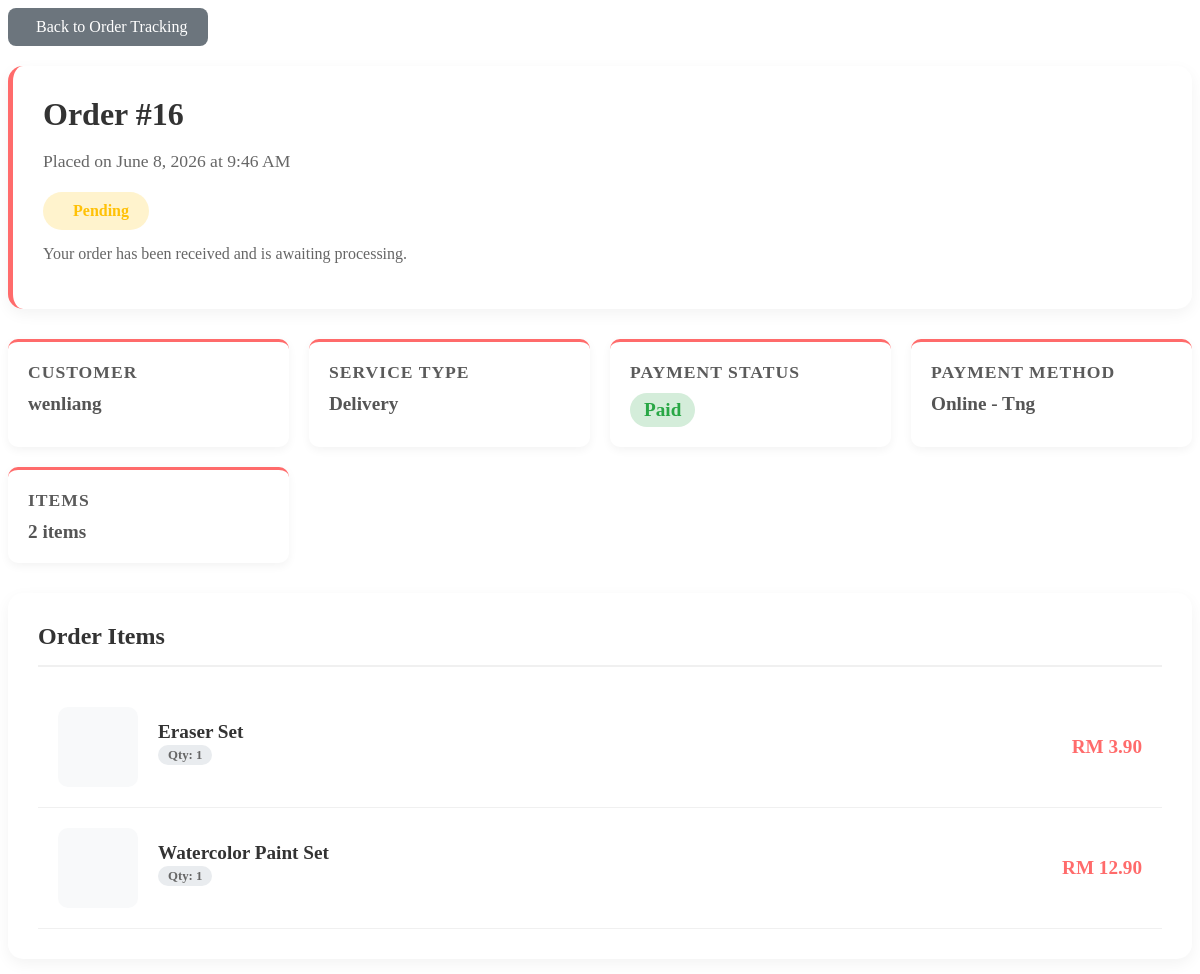
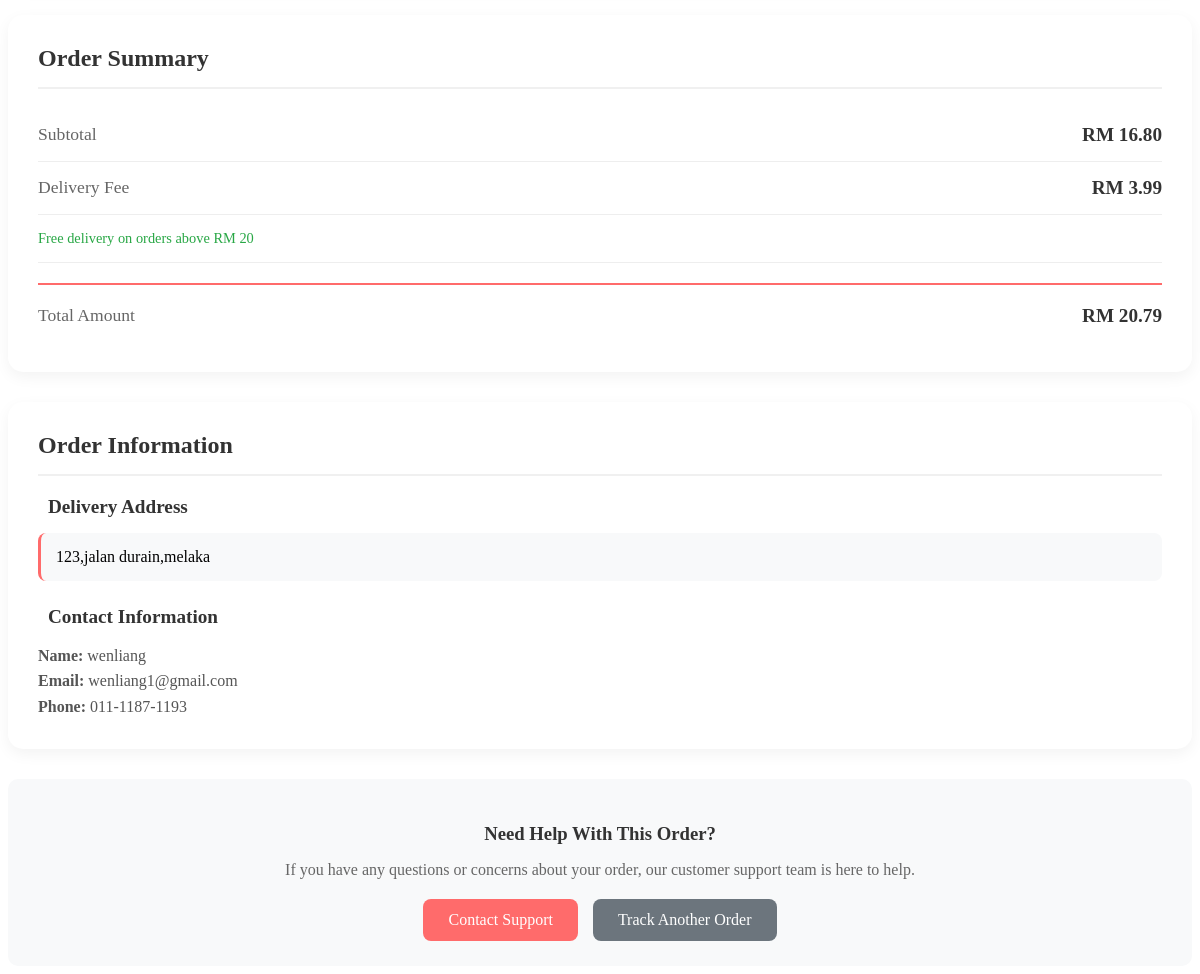
Screenshot of /order-details.php?id=16 with the database file from the repository (2 pictures, top to bottom).
### tables this page shows
CREATE TABLE `orders` (
  `id` int(11) NOT NULL,
  `user_id` int(11) DEFAULT NULL,
  `order_date` timestamp NOT NULL DEFAULT current_timestamp(),
  `total_price` decimal(10,2) NOT NULL,
  `status` enum('pending','processing','completed','cancelled') DEFAULT 'pending',
  `delivery_address` text DEFAULT NULL,
  `payment_method` varchar(50) DEFAULT NULL,
  `customer_name` varchar(100) DEFAULT NULL,
  `customer_email` varchar(100) DEFAULT NULL,
  `customer_phone` varchar(20) DEFAULT NULL,
  `delivery_method` varchar(50) DEFAULT NULL
);

CREATE TABLE `order_items` (
  `id` int(11) NOT NULL,
  `order_id` int(11) DEFAULT NULL,
  `product_id` int(11) DEFAULT NULL,
  `quantity` int(11) NOT NULL,
  `price` decimal(10,2) NOT NULL
);

CREATE TABLE `products` (
  `id` int(11) NOT NULL,
  `name` varchar(100) NOT NULL,
  `description` text DEFAULT NULL,
  `price` decimal(10,2) NOT NULL,
  `category_id` int(11) DEFAULT NULL,
  `image` varchar(255) DEFAULT 'default.jpg',
  `available` tinyint(1) DEFAULT 1
);

### order-details.php (the view, shortened to what this page needs)
<?php
$order_id = intval($_GET['id']);
$sql = "SELECT o.*,
               u.username, u.email as user_email,
               COUNT(oi.id) as item_count,
               SUM(oi.quantity * oi.price) as calculated_total
        FROM orders o
        LEFT JOIN users u ON o.user_id = u.id
        LEFT JOIN order_items oi ON o.id = oi.order_id
        WHERE o.id = $order_id
        GROUP BY o.id";
$result = mysqli_query($conn, $sql);
    ?>
    <?php
$order = mysqli_fetch_assoc($result);
    ?>
    <?php
$items_sql = "SELECT oi.*, p.name as product_name, p.image as product_image
              FROM order_items oi
              LEFT JOIN products p ON oi.product_id = p.id
              WHERE oi.order_id = $order_id";
$items_result = mysqli_query($conn, $items_sql);
$order_items = [];
$items_total = 0;
if ($items_result) {
    while($item = mysqli_fetch_assoc($items_result)) {
        $order_items[] = $item;
        $items_total += $item['quantity'] * $item['price'];
    }
}
$order_date = date('F j, Y \a\t g:i A', strtotime($order['order_date']));
$display_order_status = ($order['status'] === 'paid') ? 'pending' : $order['status'];
$payment_method_text = strtolower($order['payment_method'] ?? '');
if ($display_order_status === 'cancelled') {
    $payment_status = 'Refunded';
    $payment_color = '#dc3545';
    $payment_bg = '#f8d7da';
} elseif (strpos($payment_method_text, 'cash') !== false) {
    $payment_status = 'Pending';
    $payment_color = '#ffc107';
    $payment_bg = '#fff3cd';
} else {
    $payment_status = 'Paid';
    $payment_color = '#28a745';
    $payment_bg = '#d4edda';
}
$status_info = [
    'pending' => [
        'color' => '#ffc107',
        'bg_color' => '#fff3cd',
        'icon' => 'fas fa-clock',
        'description' => 'Your order has been received and is awaiting processing.'
    ],
    'processing' => [
        'color' => '#17a2b8',
        'bg_color' => '#d1ecf1',
        'icon' => 'fas fa-utensils',
        'description' => 'Your stationery items are currently being prepared and packed.'
    ],
    'completed' => [
        'color' => '#28a745',
        'bg_color' => '#d4edda',
        'icon' => 'fas fa-check-circle',
        'description' => 'Your order has been completed.'
    ],
    'cancelled' => [
        'color' => '#dc3545',
        'bg_color' => '#f8d7da',
        'icon' => 'fas fa-times-circle',
        'description' => 'Your order has been cancelled.'
    ]
];
$current_status = $status_info[$display_order_status] ?? $status_info['pending'];
?>
<div class="order-details-container">
    <a href="track.php" class="back-button">
        <i class="fas fa-arrow-left"></i> Back to Order Tracking
    </a>
    <div class="order-header">
        <h1 class="order-number">Order #<?php echo $order['id']; ?></h1>
        <p class="order-date">Placed on <?php echo $order_date; ?></p>
        <div class="status-badge" style="color: <?php echo $current_status['color']; ?>; background: <?php echo $current_status['bg_color']; ?>;">
            <span><?php echo ucfirst($display_order_status); ?></span>
        </div>
        <p style="margin-top: 15px; color: #666; max-width: 600px;">
            <?php echo $current_status['description']; ?>
        </p>
    </div>
    <div class="order-summary">
        <div class="summary-card">
            <h3>Customer</h3>
            <p><?php echo $order['customer_name'] ? htmlspecialchars($order['customer_name']) : ($order['username'] ? htmlspecialchars($order['username']) : 'Guest'); ?></p>
        </div>
        <div class="summary-card">
            <h3>Service Type</h3>
            <p>
                <?php
                $service_types = [
                    'delivery' => 'Delivery',
                    'takeout' => 'Takeout',
                    'dine_in' => 'Dine-in'
                ];
                echo $service_types[$order['delivery_method']] ?? 'Delivery';
                ?>
            </p>
        </div>
        <div class="summary-card">
            <h3>Payment Status</h3>
            <p>
                <span style="display:inline-block; padding:6px 14px; border-radius:20px; background: <?php echo $payment_bg; ?>; color: <?php echo $payment_color; ?>; font-weight:700;">
                    <?php echo $payment_status; ?>
                </span>
            </p>
        </div>
        <div class="summary-card">
            <h3>Payment Method</h3>
            <p><?php echo htmlspecialchars($order['payment_method'] ?: 'Not specified'); ?></p>
        </div>
        <div class="summary-card">
            <h3>Items</h3>
            <p><?php echo $order['item_count']; ?> item<?php echo $order['item_count'] != 1 ? 's' : ''; ?></p>
        </div>
    </div>
    <div class="order-items">
        <h2>Order Items</h2>
        <?php if (!empty($order_items)): ?>
            <?php foreach ($order_items as $item): ?>
                <div class="item-card">
                    <div class="item-image">
                    </div>
                    <div class="item-details">
                        <h3 class="item-name"><?php echo htmlspecialchars($item['product_name']); ?></h3>
                        <div class="item-meta">
                            <span class="item-quantity">Qty: <?php echo $item['quantity']; ?></span>
                        </div>
                    </div>
                    <div class="item-price">
                        RM <?php echo number_format($item['price'] * $item['quantity'], 2); ?>
                    </div>
                </div>
            <?php endforeach; ?>
        <?php endif; ?>
    </div>
    <div class="order-total">
        <h2 style="color: #333; margin: 0 0 20px 0; padding-bottom: 15px; border-bottom: 2px solid #f0f0f0;">Order Summary</h2>
        <div class="total-row">
            <span class="total-label">Subtotal</span>
            <span class="total-value">RM <?php echo number_format($items_total, 2); ?></span>
        </div>
        <div class="total-row">
            <span class="total-label">Delivery Fee</span>
            <span class="total-value">
                <?php
                $delivery_fee = 0;
                if ($order['delivery_method'] == 'delivery' && $items_total < 20) {
                    $delivery_fee = 3.99;
                }
                echo 'RM ' . number_format($delivery_fee, 2);
                ?>
            </span>
        </div>
        <?php if ($order['delivery_method'] == 'delivery' && $items_total < 20): ?>
            <div class="total-row">
                <span class="total-label" style="font-size: 0.9rem; color: #28a745;">
                    <i class="fas fa-info-circle"></i> Free delivery on orders above RM 20
                </span>
            </div>
        <?php endif; ?>
        <div class="total-row grand-total">
            <span class="total-label">Total Amount</span>
            <span class="total-value">
                RM <?php
                $grand_total = $items_total + ($order['delivery_method'] == 'delivery' && $items_total < 20 ? 3.99 : 0);
                echo number_format($grand_total, 2);
                ?>
            </span>
        </div>
    </div>
    <div class="delivery-info">
        <h2 style="color: #333; margin: 0 0 20px 0; padding-bottom: 15px; border-bottom: 2px solid #f0f0f0;">Order Information</h2>
        <?php if ($order['delivery_method'] == 'delivery' && $order['delivery_address']): ?>
            <div class="info-section">
                <h3><i class="fas fa-map-marker-alt"></i> Delivery Address</h3>
                <div class="address">
                    <?php echo nl2br(htmlspecialchars($order['delivery_address'])); ?>
                </div>
            </div>
        <?php endif; ?>
        <div class="info-section">
            <h3><i class="fas fa-user"></i> Contact Information</h3>
            <?php if ($order['customer_name']): ?>
                <p><strong>Name:</strong> <?php echo htmlspecialchars($order['customer_name']); ?></p>
            <?php endif; ?>
            <?php if ($order['customer_email']): ?>
                <p><strong>Email:</strong> <?php echo htmlspecialchars($order['customer_email']); ?></p>
            <?php elseif ($order['user_email']): ?>
                <p><strong>Email:</strong> <?php echo htmlspecialchars($order['user_email']); ?></p>
            <?php endif; ?>
            <?php if ($order['customer_phone']): ?>
                <p><strong>Phone:</strong> <?php echo htmlspecialchars($order['customer_phone']); ?></p>
            <?php endif; ?>
        </div>
    </div>
    <div style="margin-top: 30px; padding: 25px; background: #f8f9fa; border-radius: 10px; text-align: center;">
        <h3 style="color: #333; margin-bottom: 15px;">Need Help With This Order?</h3>
        <p style="color: #666; margin-bottom: 20px;">
            If you have any questions or concerns about your order, our customer support team is here to help.
        </p>
        <div style="display: flex; gap: 15px; justify-content: center; flex-wrap: wrap;">
            <a href="contact.php" class="btn" style="background: #ff6b6b; color: white; padding: 12px 25px; border-radius: 8px; text-decoration: none;">
                <i class="fas fa-headset"></i> Contact Support
            </a>
            <a href="track.php" class="btn" style="background: #6c757d; color: white; padding: 12px 25px; border-radius: 8px; text-decoration: none;">
                <i class="fas fa-search"></i> Track Another Order
            </a>
        </div>
    </div>
</div>

### order-details.php (style rules this page uses)
.order-details-container { max-width: 1200px; margin: 0 auto; }
.back-button { display: inline-flex; align-items: center; gap: 8px; padding: 10px 20px; background: #6c757d; color: white; text-decoration: none; border-radius: 8px; font-weight: 500; transition: all 0.3s; border: none; cursor: pointer; margin-bottom: 20px; }
.order-header { background: white; border-radius: 15px; padding: 30px; margin-bottom: 30px; box-shadow: 0 5px 15px rgba(0,0,0,0.05); border-left: 5px solid #ff6b6b; }
.order-number { font-size: 2rem; color: #333; margin: 0 0 10px 0; }
.order-date { color: #666; font-size: 1.1rem; margin-bottom: 20px; }
.status-badge { display: inline-flex; align-items: center; gap: 10px; padding: 10px 20px; border-radius: 25px; font-weight: 600; font-size: 1rem; }
.order-summary { display: grid; grid-template-columns: repeat(auto-fit, minmax(250px, 1fr)); gap: 20px; margin-bottom: 30px; }
.summary-card { background: white; border-radius: 10px; padding: 20px; box-shadow: 0 3px 10px rgba(0,0,0,0.05); border-top: 3px solid #ff6b6b; }
.summary-card h3 { color: #333; margin: 0 0 10px 0; font-size: 1.1rem; text-transform: uppercase; letter-spacing: 1px; opacity: 0.8; }
.summary-card p { color: #555; margin: 0; font-size: 1.2rem; font-weight: 600; }
.order-items { background: white; border-radius: 15px; padding: 30px; margin-bottom: 30px; box-shadow: 0 5px 15px rgba(0,0,0,0.05); }
.order-items h2 { color: #333; margin: 0 0 20px 0; padding-bottom: 15px; border-bottom: 2px solid #f0f0f0; }
.item-card { display: flex; align-items: center; padding: 20px; border-bottom: 1px solid #f0f0f0; transition: background 0.3s; }
.item-image { width: 80px; height: 80px; border-radius: 10px; overflow: hidden; margin-right: 20px; flex-shrink: 0; background: #f8f9fa; display: flex; align-items: center; justify-content: center; }
.item-details { flex: 1; }
.item-name { font-size: 1.2rem; color: #333; margin: 0 0 5px 0; }
.item-meta { color: #666; font-size: 0.9rem; margin-bottom: 10px; }
.item-quantity { background: #e9ecef; padding: 3px 10px; border-radius: 15px; font-size: 0.8rem; font-weight: 600; }
.item-price { font-size: 1.2rem; font-weight: 600; color: #ff6b6b; min-width: 100px; text-align: right; }
.order-total { background: white; border-radius: 15px; padding: 30px; box-shadow: 0 5px 15px rgba(0,0,0,0.05); }
.total-row { display: flex; justify-content: space-between; align-items: center; padding: 15px 0; border-bottom: 1px solid #eee; }
.total-row:last-child { border-bottom: none; }
.total-label { color: #666; font-size: 1.1rem; }
.total-value { font-size: 1.2rem; font-weight: 600; color: #333; }
.grand-total { font-size: 1.5rem; color: #ff6b6b; border-top: 2px solid #ff6b6b; margin-top: 20px; padding-top: 20px; }
.delivery-info { background: white; border-radius: 15px; padding: 30px; margin-top: 30px; box-shadow: 0 5px 15px rgba(0,0,0,0.05); }
.info-section { margin-bottom: 25px; }
.info-section:last-child { margin-bottom: 0; }
.info-section h3 { color: #333; margin: 0 0 15px 0; font-size: 1.2rem; display: flex; align-items: center; gap: 10px; }
.info-section p { color: #555; margin: 0; line-height: 1.6; }
.info-section .address { background: #f8f9fa; padding: 15px; border-radius: 8px; border-left: 3px solid #ff6b6b; }

### rows the page displays
orders: id "16", order_date "June 8, 2026 at 9:46 AM", status "Pending", status "Your order has been received and is awaiting processing.", customer_name "wenliang", delivery_method "Delivery", payment_status "Paid", payment_method "Online - Tng", delivery_method "3.99", delivery_method "20.79", delivery_address "123,jalan durain,melaka", customer_email "wenliang1@gmail.com", customer_phone "011-1187-1193"
order_items: product.name "Eraser Set", quantity "1", $item['price']*$item['quantity'] "3.90"
order_items: product.name "Watercolor Paint Set", quantity "1", $item['price']*$item['quantity'] "12.90"

### other values shown
$order['item_count'] "2"
$items_total "16.80"
